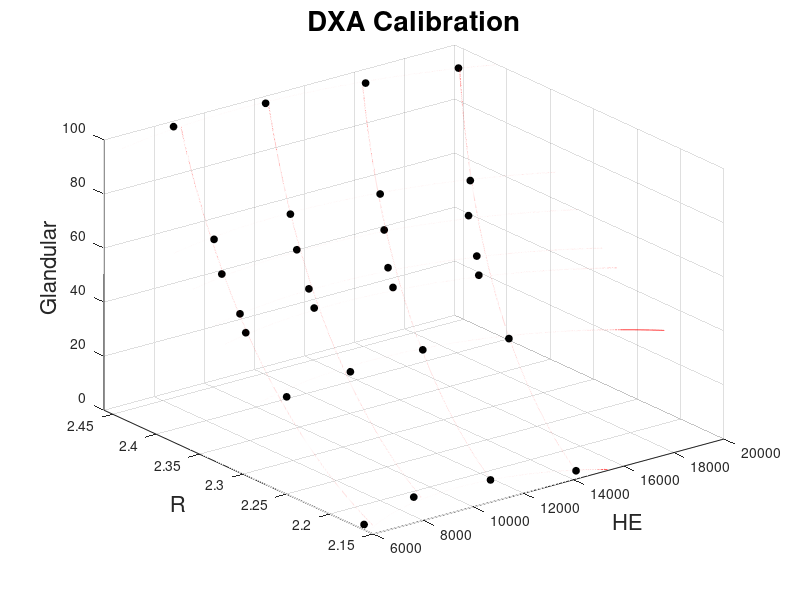
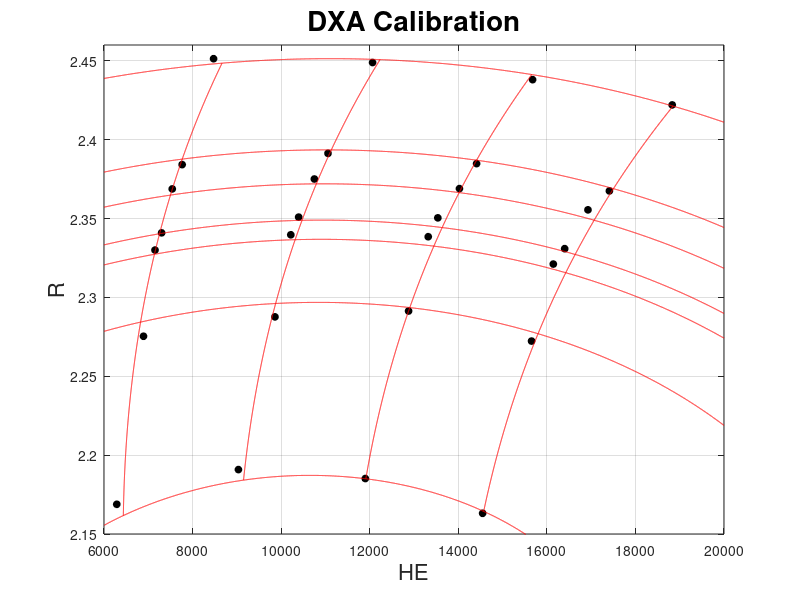

Source code (MATLAB) for these figures, in order:
function CalibrationPlot_Selenia25Al2_5cm()
%plot of the DXA calibration

a = pwd;
%CalibrationPoints=load('CalibrationPoints_mean.txt'); %Thickness glandular, LE, HE, RST
%CalibrationPoints=load('CalibrationPoints_ProdigyHawaii_All.txt');
%CalibrationPoints=load('C:\Documents and Settings\smalkov\My Documents\CalibrationFiles\DXA_Selenia\dxaSe_25Al_FF2up1000All3.txt'); %dxaSe_25Al_FF2up1000All3.txt %dxaSe_25FF1-6cm.txt dxaSe4_31k6mmAl-5000.txt

%
CalibrationPoints = load('dxaSe_25Al2-5cm.txt');
CalibrationPoints

f1=figure;
plot3(CalibrationPoints(:,4),CalibrationPoints(:,5),CalibrationPoints(:,2),'o','markersize',5,'markerfacecolor','black','markeredgecolor','black');
hold on,
f2=figure;
plot(CalibrationPoints(:,4),CalibrationPoints(:,5),'o','markersize',5,'markerfacecolor','black','markeredgecolor','black');
grid on;
hold on;

%coef=[1522.437597 -4087.17244 -2065.65348 2355.784874 29.75419467 1777.450806];  %Glandular=SecondOrder(RST,HE/1000,coef)
%coef2=[-194.31031420731 114.77579188730 311.60877521479 -2.11948241846 -124.78756969700 -80.67223617062]; %Thckness=coef1+coef2*HE+coef3*RST+coef4*HE2+coef5*RST2+coef6*HE*RST
  %25kVp Al 1-4cm 
 coef2 = [
     -37.921      
       32.888      
        1.048       
      -7.2122      
   -0.0016045      
     -0.29825     
   ]; 
 coef = [
   2827.9
   -2767.2
    -3.64
    680.36 
  0.26638
  -0.92972
  ];
   
 %{ 
  coef2 = [
      -15.488      
       13.785      
      0.99736       
      -3.1341      
  -0.00073777     
     -0.28427      
  ];   

coef = [
     2187.5
     -2286.8
    12.692
     603.46
      0.81494
     -13.025
     ];
%}
%31kVp 12-7cm
%{
coef2 = [
-29.104
35.759
0.88076
-12.675
-0.011266
-0.065352
];
coef = [
1471.8
-2102
-17.43
857.94
0.95234
-11.556
];
%}
%32kVp
%{
coef2 = [
-45.164
57.069
0.68609
-19.052
-0.0084081
-0.027664
];

coef = [
2839.6
-3987
11.013
1457.6
0.77412
-22.967
];
%}
%31 kVp
%{
coef2 = [
-73.012
87.749
0.84468
-28.16
-0.012313
-0.021915
];
coef = [
4344.3
-5654.6
0.054994
1939.1
0.87135
-19.657
];
%}
%FF no Al 
%{
coef2 = [
-32.16
64.91
0.2941
-34.756
-0.0012559
0.14183
];
coef = [
 355.7
-1100.7
-32.615
948.91
0.32971
2.9591
];   
%}

 %FF + Al 3mm
%{
coef2 = [
-37.921
32.888
1.048
-7.2122
-0.0016045
-0.29825
];

coef = [
2827.9
-2767.2
-3.64
680.36
0.26638
-0.92972
];
%}
%25kVp, Al3mmFF 2-5cm
%{
coef2 = [-25.628
22.712
0.99417
-5.1029
-0.0013697
-0.27836
];
coef = [1929.2
-1977.3
-6.8074
512.04
0.36865
-1.0458
];
%}
%coef2 = [-94.2	240.99	-4.2396	-148.23	-0.048977	5.3151];
%coef = [9139	-22015	377.57	12897	3.661	-431.36];

%coef = [-936.9022	871.1212	-12.3583	-61.6678	1.2089	-0.9795];
%coef2 = [43.9789	-68.8993	6.7795	26.823	0.0135	-3.3405];
      
%coef = [864.19 -1962.2 -5.8802 1048.5 1.5451 -8.3225];
%coef2 = [34.46 -54.882 7.7317 21.597 -0.0025215 -3.9755];
         

MinRST=2.15;
MaxRST=2.46;
MaxHE=20000;
MinHE = 6000;
%densities = [22.43055556 40.34722222 51.11111111 56.59722222 65.41666667 71.59722222 97.22222222];
 %densities = [25  65 100];
 densities = [0	30 45 50 60 70 100];
	

for i=1:7
    Glandular = densities(i);
    HE=(MinHE:1:MaxHE)';
    RST=InvertPolynomial_density(HE/1000,Glandular,coef);
    MyLine=[HE RST Glandular*ones(size(HE))];
    figure(f1);
    plot3(MyLine(:,1),MyLine(:,2),MyLine(:,3),'r');
    figure(f2);
    plot(MyLine(:,1),MyLine(:,2),'r');
end

d = SecondOrder(1.2418,0.831,coef)% RST,HE,coef
th = SecondOrder(1.2418,0.831,coef2)

for Thickness=2:5
    RST=(MinRST:0.0001:MaxRST)';
    HE=1000*InvertPolynomial_thickness(RST,Thickness,coef2);
    Glandular=SecondOrder(RST,HE/1000,coef);
    [mini,minIndex]=min(Glandular<0);
    [mini,maxIndex]=min(Glandular<100);    
    MyLine=[HE(minIndex:maxIndex) RST(minIndex:maxIndex) Glandular(minIndex:maxIndex)];
    figure(f1);
    plot3(MyLine(:,1),MyLine(:,2),MyLine(:,3),'r');
    figure(f2);
    plot(MyLine(:,1),MyLine(:,2),'r');
end

figure (f1)
grid on
set(gca,'zlim',[0 100]);zlabel('Glandular','fontsize',16);
set(gca,'xlim',[MinHE MaxHE]);xlabel('HE','fontsize',16);
set(gca,'ylim',[MinRST MaxRST]);ylabel('R','fontsize',16);
set(gcf,'color',[1 1 1]);
title('DXA Calibration','fontsize',20);

figure (f2)
grid on
set(gca,'xlim',[MinHE MaxHE]);xlabel('HE','fontsize',16);
set(gca,'ylim',[MinRST MaxRST]);ylabel('R','fontsize',16);
set(gcf,'color',[1 1 1]);
title('DXA Calibration','fontsize',20);

function Glandular=SecondOrder(RST,HE,coef)
    Glandular=coef(1)+coef(2)*RST+coef(3)*HE+coef(4)*(RST).^2+coef(5)*(HE).^2+coef(6)*HE.*RST;
    
function X=InvertPolynomial_density(Y,Z,coef) 
%% take function z=coef1+coef2*x+coef3*y+coef4*x2+coef5*y2+coef6*x*y
    a=coef(4);
    b=coef(6)*Y+coef(2);
    c=coef(1)+coef(3)*Y+coef(5)*Y.^2-Z;
    Delta=b.^2-4*a*c;
    X=(-b+Delta.^0.5)/2/a;
    
 function X=InvertPolynomial_thickness(Y,Z,coef) 
%% take function z=coef1+coef2*x+coef3*y+coef4*x2+coef5*y2+coef6*x*y
    a=coef(5);
    b=coef(6)*Y+coef(3);
    c=coef(1)+coef(2)*Y+coef(4)*Y.^2-Z;
    Delta=b.^2-4*a*c;
    %X=(-b+Delta.^0.5)/2/a;
    X=(-b+realsqrt(Delta))/2/a; %realsqrt(X) %Delta.^0.5
